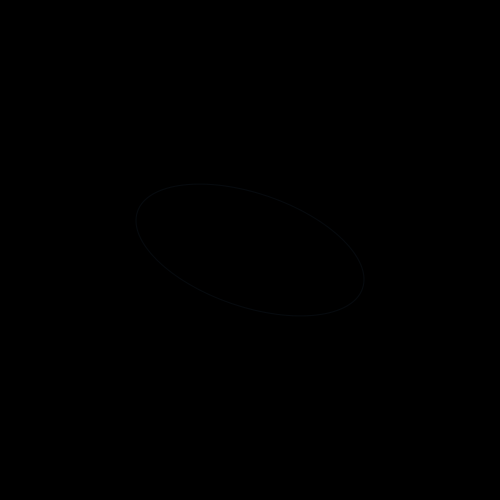
Frame 1 (no input)
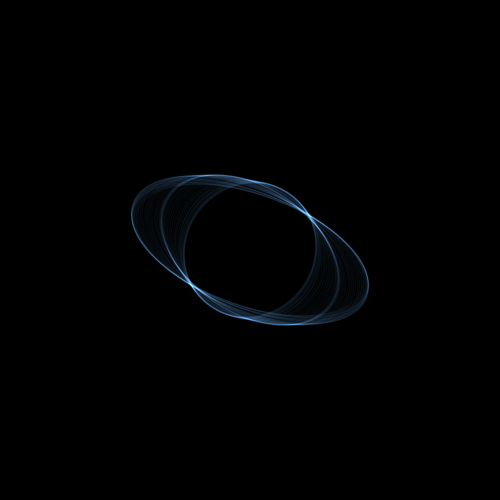
Frame 60 (the mouse pressed at the canvas centre just before this capture)
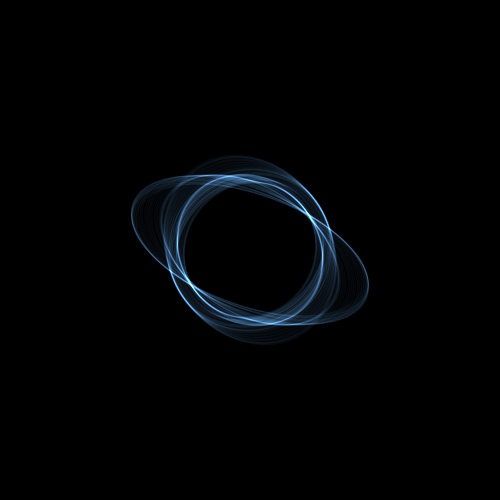
Frame 120 (the mouse held since frame 60 and released just before this capture)

The Processing sketch that drew these frames (run headless with seeded random() and noise(); from frame 60 on, the mouse is pressed at the canvas centre):

// Processing sketch: PerlinNoiseCircle
// ── PerlinNoiseCircle.pde
float x, y, n=random(30);
void setup() {
  size(500,500);
  //stroke(#cda37a, 60);
  stroke(87,139,186,20);
  noFill();
  blendMode(ADD);
  rectMode(CENTER);
  background(0);
}
void draw() {
  strokeWeight(noise(n)*2+0.5);
  push();
  translate(width/2,height/2);
  rotate(noise(n+0.1)*2*PI);
  x=noise(n)*400;
  y=noise(3*n)*400;
  ellipse(0, 0, x, y);
  pop();
  n+=0.005;
}
